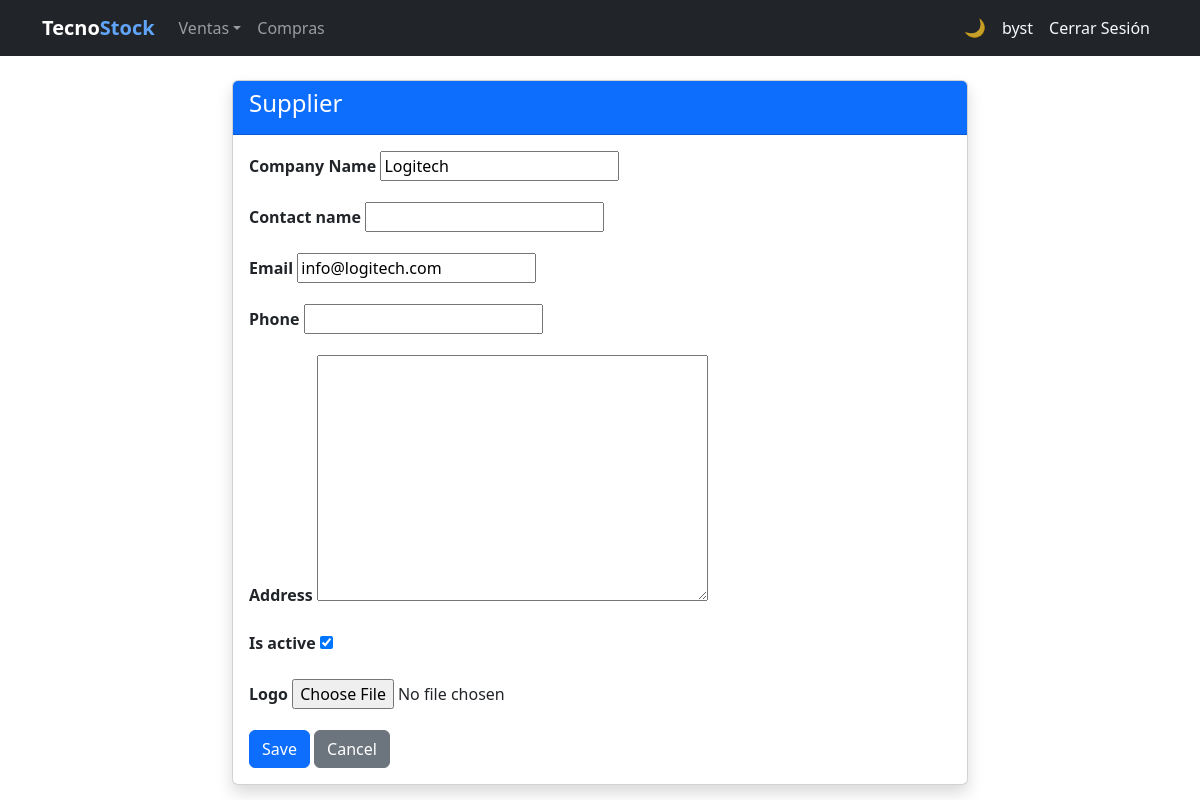
The page /suppliers/5/edit/ (signed in) on the database its author committed.
### billing/models.py (models this page shows, shortened)
class Supplier(models.Model):
    name = models.CharField(max_length=200, verbose_name='Company Name')
    contact_name = models.CharField(max_length=200, blank=True, null=True)
    email = models.EmailField(blank=True, null=True)
    phone = models.CharField(max_length=20, blank=True, null=True)
    address = models.TextField(blank=True, null=True)
    photo = models.ImageField(upload_to='suppliers/', blank=True, null=True, verbose_name='Logo')
    is_active = models.BooleanField(default=True)
    created_at = models.DateTimeField(auto_now_add=True)
    updated_at = models.DateTimeField(auto_now=True)
    class Meta:
        verbose_name = 'Supplier'
        verbose_name_plural = 'Suppliers'
        ordering = ['name']

### billing/views.py (the view)
# urls.py: path('suppliers/<int:pk>/edit/', views.SupplierUpdateView.as_view(), name='supplier_update'),
class SupplierUpdateView(LoginRequiredMixin, UpdateView):
    model         = Supplier
    fields        = ['name', 'contact_name', 'email', 'phone', 'address', 'is_active', 'photo']
    template_name = 'billing/supplier_form.html'
    success_url   = reverse_lazy('billing:supplier_list')

### billing/templates/billing/supplier_form.html (shortened to what this page needs)
{% extends 'billing/base.html' %}
{% block content %}
<div class="row justify-content-center">
  <div class="col-md-8">
    <div class="card shadow">
      <div class="card-header bg-primary text-white"><h4>Supplier</h4></div>
      <div class="card-body">
        <form method="post" enctype="multipart/form-data">
          {% for field in form %}
          <div class="mb-3">
            <label class="form-label fw-bold">{{ field.label }}</label>
            {{ field }}
          </div>
          {% endfor %}
          <button type="submit" class="btn btn-primary">Save</button>
          <a href="{% url 'billing:supplier_list' %}" class="btn btn-secondary">Cancel</a>
        </form>
      </div>
    </div>
  </div>
</div>
{% endblock %}

### billing/templates/billing/base.html (shortened to what this page needs)
<!DOCTYPE html>
<html lang="es">
<head>
  <link href="https://cdn.jsdelivr.net/npm/bootstrap@5.3.0/dist/css/bootstrap.min.css" rel="stylesheet">
</head>
<body>
<nav class="navbar navbar-expand-lg navbar-dark bg-dark">
  <div class="container">
    <a class="navbar-brand fw-bold" href="{% url 'billing:home' %}">Tecno<span class="nav-brand-accent">Stock</span></a>
    <div class="collapse navbar-collapse" id="nav">
      <ul class="navbar-nav me-auto">
        <li class="nav-item dropdown">{% if user.is_authenticated %}<a class="nav-link dropdown-toggle" href="#" role="button" data-bs-toggle="dropdown" aria-expanded="false">Ventas</a>{% endif %}</li>
        <li class="nav-item">{% if user.is_authenticated %}<a class="nav-link" href="{% url 'purchasing:purchase_list' %}">Compras</a>{% endif %}</li>
      </ul>
      <ul class="navbar-nav align-items-center">
        <li class="nav-item"><button type="button" class="theme-toggle-btn" id="theme-toggle" onclick="toggleTheme()" title="Cambiar tema claro / oscuro"><span id="theme-icon">&#127769;</span></button></li>
        <li class="nav-item">{% if user.is_authenticated %}<a class="nav-link text-light" href="{% url 'billing:dashboard' %}">{{ user.username }}</a>{% endif %}</li>
        <li class="nav-item">{% if user.is_authenticated %}<form method="post" action="{% url 'logout' %}" class="d-inline">{% csrf_token %}<button type="submit" class="nav-link btn btn-link text-light btn-nav-link">Cerrar Sesión</button></form>{% else %}<a class="nav-link" href="{% url 'login' %}">Iniciar Sesión</a>{% endif %}</li>
      </ul>
    </div>
  </div>
</nav>
<div class="container mt-4">
  {% block content %}{% endblock %}
</div>
</body>
</html>

### billing/templates/billing/base.html (style rules this page uses)
.btn-nav-link { text-decoration: none; }
.nav-brand-accent { color: #60a5fa; }
.theme-toggle-btn { background: none; border: none; cursor: pointer; font-size: 1.1rem; line-height: 1; padding: .375rem .5rem; border-radius: .375rem; transition: background .2s; color: rgba(255,255,255,.75); }

### rows shown on the page
Supplier: form "Logitech" "info@logitech.com" "☑"

### other values the page prints
{{ user.username }} "byst"
{{ field.label }} "Company Name" "Contact name" "Email" "Phone" "Address" "Is active" "Logo"
